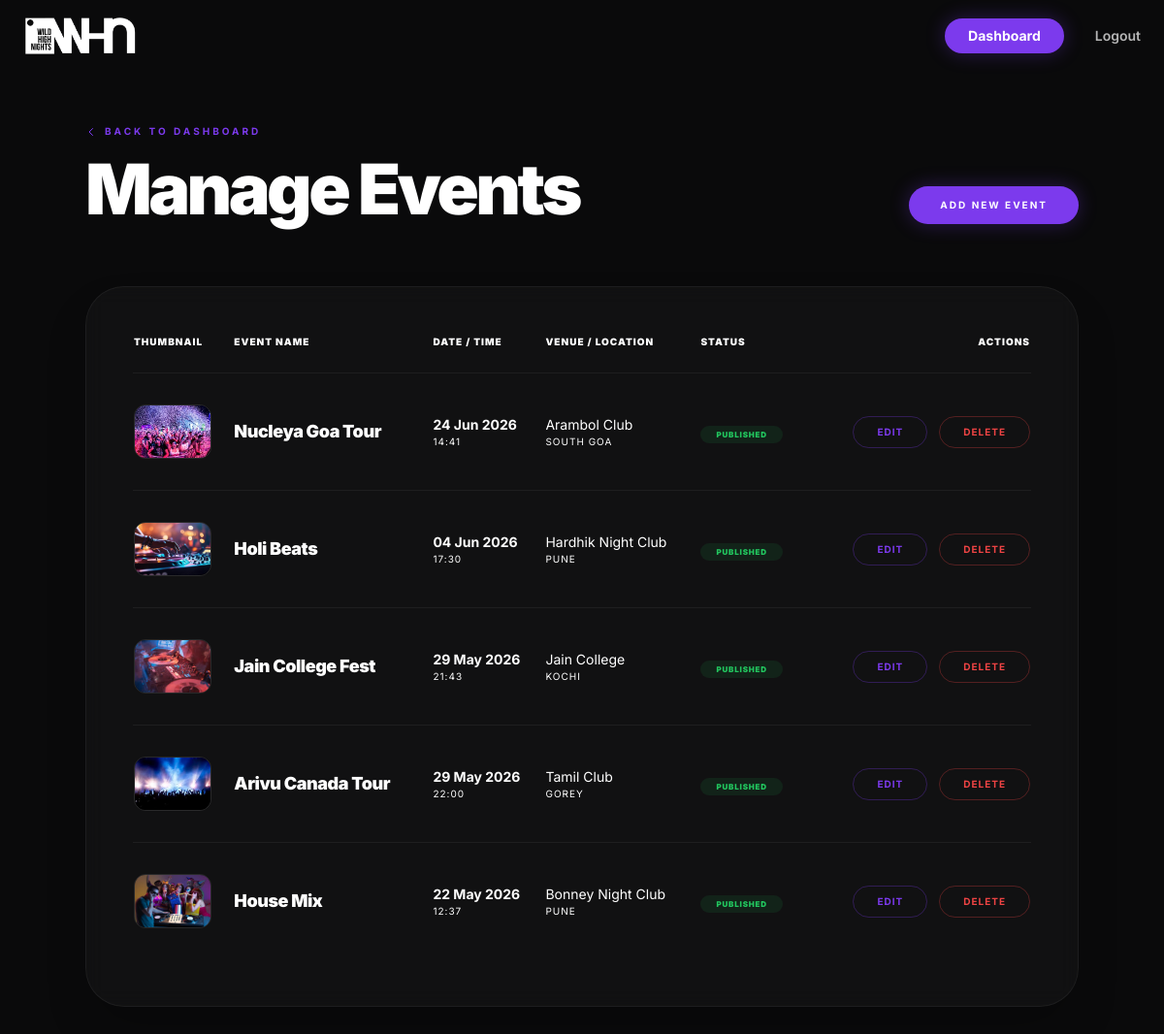
The page /dashboard/events/ (signed in) on the database its author committed.
### bookings/models.py (models this page shows, shortened)
class Event(models.Model):
    STATUS_CHOICES = [
        ('Draft', 'Draft'),
        ('Published', 'Published'),
    ]
    event_name = models.CharField(max_length=200)
    event_date = models.DateField()
    event_time = models.TimeField()
    venue_name = models.CharField(max_length=200)
    location = models.CharField(max_length=255)
    event_image = models.ImageField(upload_to='events/')
    status = models.CharField(max_length=20, choices=STATUS_CHOICES, default='Published')
    created_at = models.DateTimeField(auto_now_add=True)

### bookings/views.py (the view)
# urls.py: path('dashboard/events/', views.manage_events_view, name='manage_events'),
@login_required(login_url='login')
def manage_events_view(request):
    events = Event.objects.all().order_by('-event_date')
    return render(request, 'bookings/manage_events.html', {'events': events})

### templates/bookings/manage_events.html (shortened to what this page needs)
{% extends 'base.html' %}
{% load static %}
{% block content %}
<div class="min-h-screen bg-whn-dark pt-32 pb-20 px-6">
    <div class="container mx-auto">
        <div class="flex flex-col md:flex-row md:items-end justify-between gap-8 mb-16" data-aos="fade-down">
            <div>
                <a href="{% url 'dashboard' %}" class="text-whn-purple font-bold tracking-[0.3em] uppercase text-[10px] mb-4 flex items-center gap-2 hover:translate-x-[-4px] transition-transform">
                    <svg xmlns="http://www.w3.org/2000/svg" class="h-3 w-3" fill="none" viewBox="0 0 24 24" stroke="currentColor">
                        <path stroke-linecap="round" stroke-linejoin="round" stroke-width="2" d="M15 19l-7-7 7-7" />
                    </svg>
                    Back to Dashboard
                </a>
                <h1 class="text-6xl md:text-7xl font-black text-white tracking-tighter">Manage Events</h1>
            </div>
            <a href="{% url 'add_event' %}" class="px-8 py-3 bg-whn-purple text-white text-[10px] font-bold rounded-full shadow-[0_0_20px_rgba(124,58,237,0.3)] hover:scale-105 active:scale-95 transition-all uppercase tracking-[0.2em]">Add New Event</a>
        </div>
        <div class="glass-card rounded-[2.5rem] p-10 md:p-12 border border-white/5 shadow-2xl" data-aos="fade-up">
            <div class="overflow-x-auto">
                <table class="w-full text-left">
                    <thead>
                        <tr class="border-b border-white/5">
                            <th class="pb-6 text-[10px] font-black text-whn-tertiary uppercase tracking-widest">Thumbnail</th>
                            <th class="pb-6 text-[10px] font-black text-whn-tertiary uppercase tracking-widest">Event Name</th>
                            <th class="pb-6 text-[10px] font-black text-whn-tertiary uppercase tracking-widest">Date / Time</th>
                            <th class="pb-6 text-[10px] font-black text-whn-tertiary uppercase tracking-widest">Venue / Location</th>
                            <th class="pb-6 text-[10px] font-black text-whn-tertiary uppercase tracking-widest">Status</th>
                            <th class="pb-6 text-[10px] font-black text-whn-tertiary uppercase tracking-widest text-right">Actions</th>
                        </tr>
                    </thead>
                    <tbody class="divide-y divide-white/5">
                        {% for event in events %}
                        <tr class="group hover:bg-white/[0.02] transition-colors">
                            <td class="py-8">
                                <div class="w-20 h-14 rounded-xl overflow-hidden border border-white/10 cursor-pointer" onclick="previewImage('{{ event.event_image.url }}', '{{ event.event_name }}')">
                                    <img src="{{ event.event_image.url }}" alt="{{ event.event_name }}" class="w-full h-full object-cover">
                                </div>
                            </td>
                            <td class="py-8">
                                <span class="text-white font-black text-lg tracking-tight">{{ event.event_name }}</span>
                            </td>
                            <td class="py-8">
                                <div class="text-white text-sm font-bold">{{ event.event_date|date:"d M Y" }}</div>
                                <div class="text-whn-tertiary text-[10px] uppercase tracking-widest">{{ event.event_time|time:"H:i" }}</div>
                            </td>
                            <td class="py-8">
                                <div class="text-white text-sm">{{ event.venue_name }}</div>
                                <div class="text-whn-tertiary text-[10px] uppercase tracking-widest">{{ event.location }}</div>
                            </td>
                            <td class="py-8">
                                <span class="px-4 py-1 rounded-full text-[8px] font-black uppercase tracking-widest
                                    {% if event.status == 'Published' %}bg-green-500/10 text-green-500
                                    {% else %}bg-yellow-500/10 text-yellow-500{% endif %}">
                                    {{ event.status }}
                                </span>
                            </td>
                            <td class="py-8 text-right">
                                <div class="flex items-center justify-end gap-3">
                                    <a href="{% url 'edit_event' event.id %}" class="px-6 py-2 rounded-full border border-whn-purple/30 text-whn-purple text-[10px] font-bold hover:bg-whn-purple hover:text-white hover:border-whn-purple transition-all uppercase tracking-widest">
                                        Edit
                                    </a>
                                    <button onclick="confirmDelete('{{ event.id }}', '{{ event.event_name }}')" class="px-6 py-2 rounded-full border border-red-500/30 text-red-500 text-[10px] font-bold hover:bg-red-500 hover:text-white hover:border-red-500 transition-all uppercase tracking-widest">
                                        Delete
                                    </button>
                                </div>
                            </td>
                        </tr>
                        {% empty %}
                        <tr>
                            <td colspan="6" class="py-20 text-center text-whn-tertiary text-sm italic">No events found in the records.</td>
                        </tr>
                        {% endfor %}
                    </tbody>
                </table>
            </div>
        </div>
    </div>
</div>
{% endblock %}

### static/css/homepage.css (style rules this page uses)
.glass-card { background: rgba(255, 255, 255, 0.03); backdrop-filter: blur(10px); -webkit-backdrop-filter: blur(10px); border: 1px solid rgba(255, 255, 255, 0.05); transition: all 0.3s ease; }

### rows shown on the page
Event: event_image (picture), event_name "Nucleya Goa Tour", event_date "24 Jun 2026", event_time "14:41", venue_name "Arambol Club", location "SOUTH GOA", status "PUBLISHED"
Event: event_image (picture), event_name "Holi Beats", event_date "04 Jun 2026", event_time "17:30", venue_name "Hardhik Night Club", location "PUNE", status "PUBLISHED"
Event: event_image (picture), event_name "Jain College Fest", event_date "29 May 2026", event_time "21:43", venue_name "Jain College", location "KOCHI", status "PUBLISHED"
Event: event_image (picture), event_name "Arivu Canada Tour", event_date "29 May 2026", event_time "22:00", venue_name "Tamil Club", location "GOREY", status "PUBLISHED"
Event: event_image (picture), event_name "House Mix", event_date "22 May 2026", event_time "12:37", venue_name "Bonney Night Club", location "PUNE", status "PUBLISHED"
